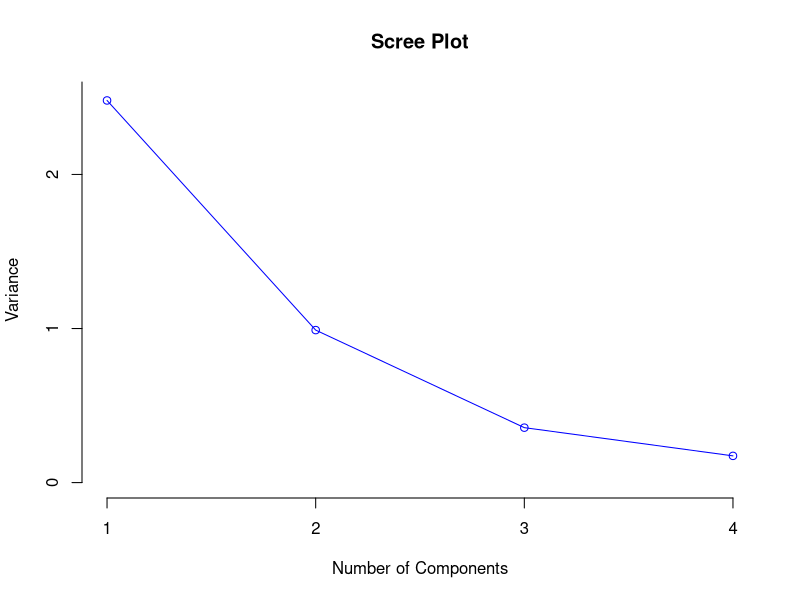
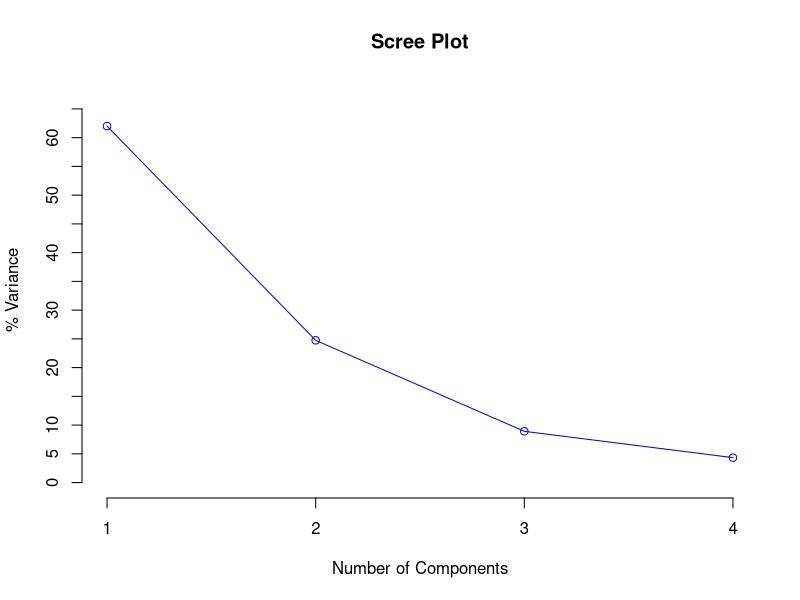
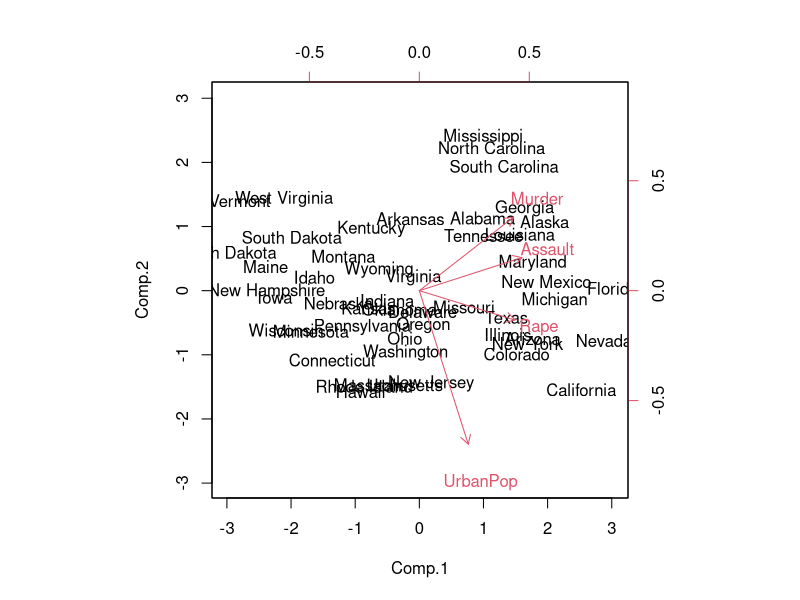

The R source for these figures, in order:
## ---- chunk 1
knitr::opts_chunk$set(echo = TRUE)
library(tibble)
library(dplyr)
USArrests_raw <- USArrests
USArrests[["State"]] <- rownames(USArrests)
USArrests <- as_tibble(USArrests) |>
  select(State, everything())
## ---- chunk 2
USArrests |>
  reframe(across(Murder:Rape, summary) |> signif(2)) |>
  dplyr::mutate(
    Stat = c(
      "Minimum", "1st Qu.", "Median", "Mean", 
      "3rd Qu.", "Max"
    )
  ) |>
  dplyr::select(Stat, everything())
## ---- chunk 3
pca.out <- princomp(
  USArrests_raw,
  cor = TRUE,
  scores = TRUE
)
pca.out
## ---- chunk 4
Variance <- (pca.out$sdev)^2
max_Var <- round(max(Variance), 1)
Components <- 1:4
Components <- as.integer(Components)
plot(
  Components,Variance,
  main = "Scree Plot",
  xlab="Number of Components",
  ylab="Variance",
  type="o",
  col="blue",
  ylim=c(0,max_Var),
  axes=FALSE
)
axis(1,at=1:4)
axis(2,at=0:3)
## ---- chunk 5
Variance <- (pca.out$sdev)^2
PercVariance <- Variance / sum(Variance) * 1e2
maxPercVar <- round(max(PercVariance),1)
Components <- 1:4
Components <- as.integer(Components)
plot(
  Components,
  PercVariance,
  main = "Scree Plot",
  xlab = "Number of Components",
  ylab = "% Variance",
  type = "o",
  col="blue",
  ylim = c(0, maxPercVar + 5),
  axes = FALSE
)
axis(1, at = 1:4)
axis(2, at = seq(0, ceiling(maxPercVar) + 5, by = 5))
## ---- chunk 6
pca.out$loadings |> signif(2)
## ---- chunk 7
head(pca.out$scores) |> signif(2)
## ---- chunk 8
loadings_mat <- pca.out$loadings
loadings_vec_1 <- loadings_mat[, 1]
loadings_vec_1 |> signif(2)
## ---- chunk 9
USArrests_scaled <- USArrests |>
  mutate(
    across(Murder:Rape, function(x) (x - mean(x)) / sd(x)),
  )
obs_vec_1 <- USArrests_scaled[1, 2:5] |> unlist()
obs_vec_1 |> signif(2)
## ---- chunk 10
(loadings_vec_1 %*% obs_vec_1) |> signif(2)
## ---- chunk 11
loadings_vec_2 <- loadings_mat[, 2]
(loadings_vec_2 %*% obs_vec_1) |> signif(2)
## ---- chunk 12
biplot(pca.out, scale = 0)
